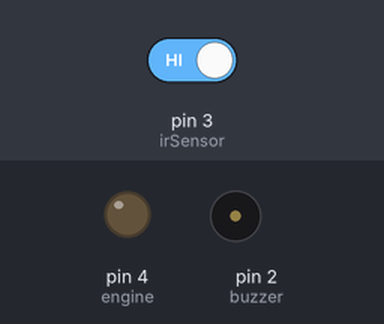
Bench run of a sketch on a simulated Arduino Uno, built with avr-gcc and run on an emulated ATmega328P. On the bench: output pins drawn as LEDs (lit = HIGH), buzzer (waves = sounding, pin HIGH). The test bench sets the inputs (shaded band); at power-on: pin 3 (irSensor) HIGH.

Above: at 1.2 s.
1.3 s: pin 3 (irSensor) driven LOW
At 2.3 s:
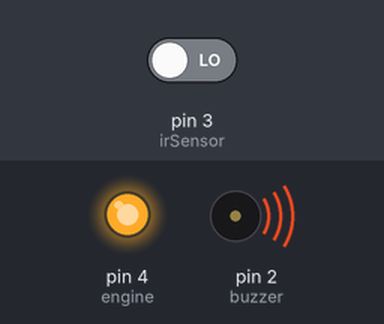
2.9 s: pin 3 (irSensor) driven HIGH
At 3.05 s:
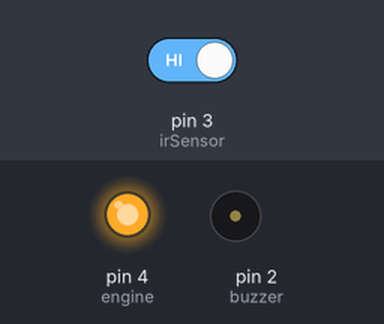
Timing chart, 0 to 5.9 s (numbered marks = the images above; inputs shaded):
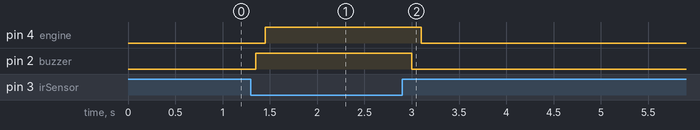

Measured:
- after the input at 1.3 s, pin 4 (engine): LOW → HIGH after 0.15 s; pin 2 (buzzer): LOW → HIGH after 0.05 s
- after the input at 2.9 s, pin 4 (engine): HIGH → LOW after 0.20 s; pin 2 (buzzer): HIGH → LOW after 0.10 s

The sketch:

IPC080.ino
```cpp
// (licence header left out)
int irSensor = 3;
int buzzer = 2;
int engine = 4;
void setup()
{
  pinMode(irSensor, INPUT);
  pinMode(buzzer, OUTPUT);
  pinMode(engine, OUTPUT);
}
void loop()
{
  int value = digitalRead(irSensor);

  if(value == 0)
  {
    digitalWrite(buzzer, 1);
    delay(100);
    digitalWrite(engine,1);
  }
  else
  {
    digitalWrite(buzzer,0);
    delay(100);
    digitalWrite(engine,0);
  }
  delay(50);
}
```
